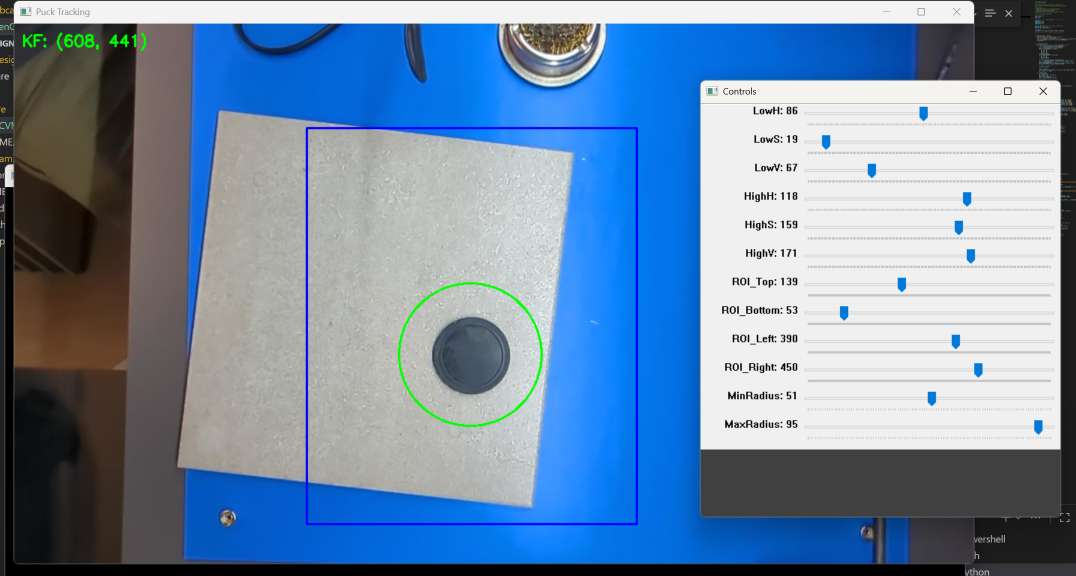
#> input picture Photos/Better settings.png, 2152 x 1152 px, given in place of the camera (shown at 1/2 size)
$ python OpenCVModel.py   (older library calls are emulated)
#> lines starting #> are read from the running program, lines starting #| are printed output that depends on the picture; after the words box and inside, x2 and y2 are one past the last pixel; in counts of white or black regions, pixels touching at a corner belong together
# Air Hockey Puck Tracker (Classical CV + Kalman + ROI)
# with interactive sliders for quick tuning (HSV, ROI, Radius)
# ROI: Region Of Interest
# pip install opencv-python numpy

import numpy as np
import time
import cv2

# -------------------- USER SETTINGS --------------------
CAM_INDEX = 0
FRAME_WIDTH = 1280
FRAME_HEIGHT = 720
TARGET_FPS = 60

# Initial HSV bounds (looser for slightly brighter puck)
PUCK_HSV_LOW  = [0, 0, 0]
PUCK_HSV_HIGH = [180, 120, 150]

# ROI defaults
ROI_MARGINS = dict(top=60, bottom=60, left=200, right=450)


# -----------------------------------------------------
# Helper to create ROI mask
def make_roi_mask(h, w, margins):
    """Build a uint8 mask: 255 inside ROI, 0 outside."""
    mask = np.zeros((h, w), dtype=np.uint8)
    t, b, l, r = margins["top"], margins["bottom"], margins["left"], margins["right"]
    cv2.rectangle(mask, (l, t), (w - r, h - b), 255, thickness=-1)
    return mask

# Simple 2D constant-velocity Kalman filter
class ConstantVelocityKF:
    """4-state Kalman filter: [x, y, vx, vy], measurement: [x, y]."""
    def __init__(self, init_xy=None, process_noise_pos=1e-2,
                 process_noise_vel=5e-1, meas_noise=3.0):
        self.kf = cv2.KalmanFilter(4, 2, 0, cv2.CV_32F)
        self.kf.transitionMatrix = np.array([
            [1, 0, 1, 0],
            [0, 1, 0, 1],
            [0, 0, 1, 0],
            [0, 0, 0, 1],
        ], dtype=np.float32)
        self.kf.measurementMatrix = np.array([
            [1, 0, 0, 0],
            [0, 1, 0, 0],
        ], dtype=np.float32)

        q = np.diag([process_noise_pos, process_noise_pos,
                     process_noise_vel, process_noise_vel]).astype(np.float32)
        self.kf.processNoiseCov = q
        self.kf.measurementNoiseCov = (meas_noise * np.eye(2, dtype=np.float32))
        self.kf.errorCovPost = np.eye(4, dtype=np.float32)

        if init_xy is not None:
            x, y = init_xy
        else:
            x, y = 0.0, 0.0
        self.kf.statePost = np.array([[x], [y], [0.0], [0.0]], dtype=np.float32)
        self._last_t = time.time()

    # [11 lines left out: functions _update_dt, predict, not called in this run]

    def correct(self, meas_x, meas_y):
        measurement = np.array([[np.float32(meas_x)], [np.float32(meas_y)]],
                               dtype=np.float32)
        est = self.kf.correct(measurement)
        return [float(est[i, 0]) for i in range(4)]


# ------------------ END OF KF CLASS -------------------
def nothing(x):
    pass

# Set up trackbars for HSV, ROI, radius
def setup_trackbars(h, w):
    cv2.namedWindow("Controls", cv2.WINDOW_NORMAL)

    # HSV thresholds
    cv2.createTrackbar("LowH", "Controls", PUCK_HSV_LOW[0], 180, nothing)
    cv2.createTrackbar("LowS", "Controls", PUCK_HSV_LOW[1], 255, nothing)
    cv2.createTrackbar("LowV", "Controls", PUCK_HSV_LOW[2], 255, nothing)
    cv2.createTrackbar("HighH", "Controls", PUCK_HSV_HIGH[0], 180, nothing)
    cv2.createTrackbar("HighS", "Controls", PUCK_HSV_HIGH[1], 255, nothing)
    cv2.createTrackbar("HighV", "Controls", PUCK_HSV_HIGH[2], 255, nothing)

    # ROI sliders
    cv2.createTrackbar("ROI_Top", "Controls", ROI_MARGINS["top"], h//2, nothing)
    cv2.createTrackbar("ROI_Bottom", "Controls", ROI_MARGINS["bottom"], h//2, nothing)
    cv2.createTrackbar("ROI_Left", "Controls", ROI_MARGINS["left"], w//2, nothing)
    cv2.createTrackbar("ROI_Right", "Controls", ROI_MARGINS["right"], w//2, nothing)

    # Radius filtering sliders
    cv2.createTrackbar("MinRadius", "Controls", 10, 100, nothing)
    cv2.createTrackbar("MaxRadius", "Controls", 40, 100, nothing)

# Read trackbar positions
def update_params(h, w):
    lowH = cv2.getTrackbarPos("LowH", "Controls")
    lowS = cv2.getTrackbarPos("LowS", "Controls")
    lowV = cv2.getTrackbarPos("LowV", "Controls")
    highH = cv2.getTrackbarPos("HighH", "Controls")
    highS = cv2.getTrackbarPos("HighS", "Controls")
    highV = cv2.getTrackbarPos("HighV", "Controls")

    roi_top = cv2.getTrackbarPos("ROI_Top", "Controls")
    roi_bottom = cv2.getTrackbarPos("ROI_Bottom", "Controls")
    roi_left = cv2.getTrackbarPos("ROI_Left", "Controls")
    roi_right = cv2.getTrackbarPos("ROI_Right", "Controls")

    min_radius = cv2.getTrackbarPos("MinRadius", "Controls")
    max_radius = cv2.getTrackbarPos("MaxRadius", "Controls")

    margins = dict(top=roi_top, bottom=roi_bottom,
                   left=roi_left, right=roi_right)

    return (np.array([lowH, lowS, lowV]),
            np.array([highH, highS, highV]),
            margins,
            min_radius,
            max_radius)


def main():
    cap = cv2.VideoCapture(CAM_INDEX)
    cap.set(cv2.CAP_PROP_FRAME_WIDTH, FRAME_WIDTH)
    cap.set(cv2.CAP_PROP_FRAME_HEIGHT, FRAME_HEIGHT)
    cap.set(cv2.CAP_PROP_FPS, TARGET_FPS)

    if not cap.isOpened():
        print("Error: cannot open camera")
        return

    ret, frame = cap.read()
#> frame is the input picture: shape (1152, 2152, 3); mean B, G, R 167.8, 140, 114.7
    if not ret:
        print("Error: cannot read from camera")
        return

    h, w = frame.shape[:2]
    kf = ConstantVelocityKF(init_xy=(w / 2, h / 2))

    fps_t = time.time()
    last_print_t = 0.0

    # Setup sliders
    setup_trackbars(h, w)

    while True:
        ret, frame = cap.read()
        if not ret:
            break

        # Read sliders each loop
        lowHSV, highHSV, margins, min_r, max_r = update_params(h, w)

        roi_mask = make_roi_mask(h, w, margins)
#> in make_roi_mask, `cv2.rectangle(mask, (l, t), (w - r, h - b), 255, thickness=-1)`:
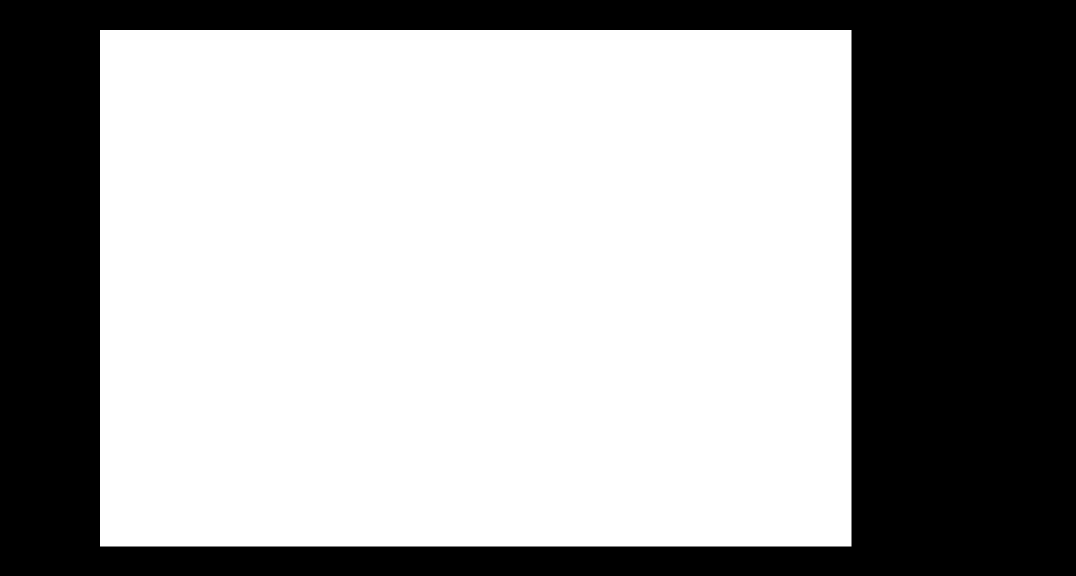
#> mask: shape (1152, 2152) (shown at 1/2 size); 62.6% white; 1 black region, box (x1, y1, x2, y2) and area: (0, 0, 2152, 1152) 926505

        blurred = cv2.GaussianBlur(frame, (5, 5), 0)
        hsv = cv2.cvtColor(blurred, cv2.COLOR_BGR2HSV)
#> hsv: shape (1152, 2152, 3); mean H, S, V 49.9, 80.8, 172.7

        # --- Color threshold ---
        mask_color = cv2.inRange(hsv, lowHSV, highHSV)
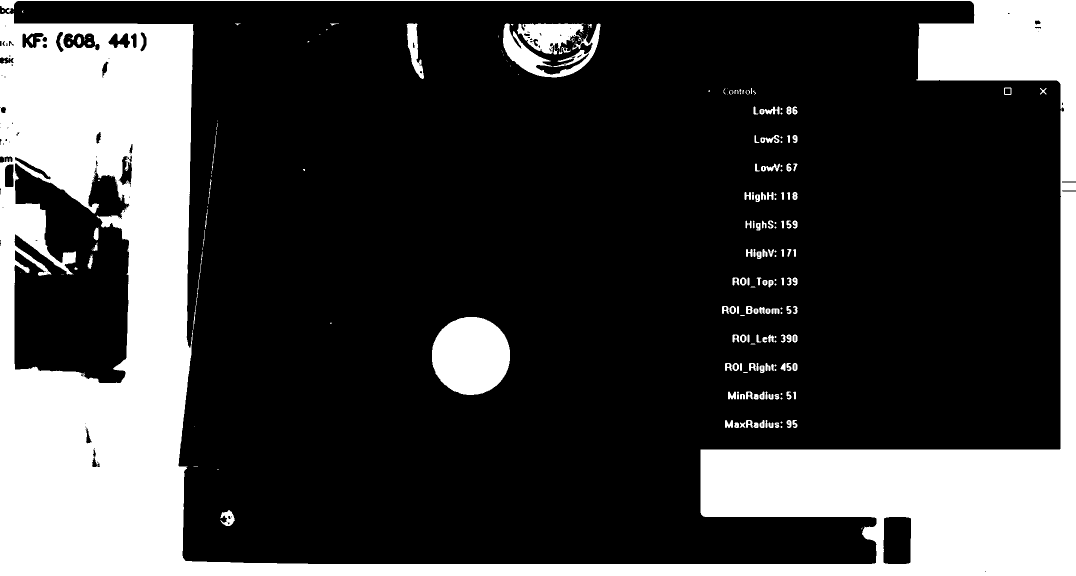
#> mask_color: shape (1152, 2152) (shown at 1/2 size); 25.3% white; 223 white regions (96 under 20 px), largest, box (x1, y1, x2, y2) and area: (0, 0, 2152, 1152) 581839, (864, 634, 1020, 790) 19239, (1006, 47, 1201, 155) 6231

        # --- Adaptive threshold fallback ---
        gray = cv2.cvtColor(blurred, cv2.COLOR_BGR2GRAY)
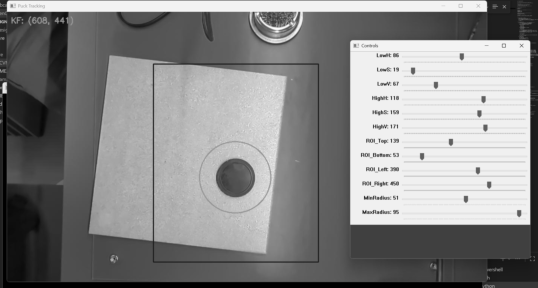
#> gray: shape (1152, 2152) (shown at 1/4 size); min 0, max 254, mean 135.6
        adaptive = cv2.adaptiveThreshold(
            gray, 255, cv2.ADAPTIVE_THRESH_GAUSSIAN_C, cv2.THRESH_BINARY_INV, 15, 5
        )
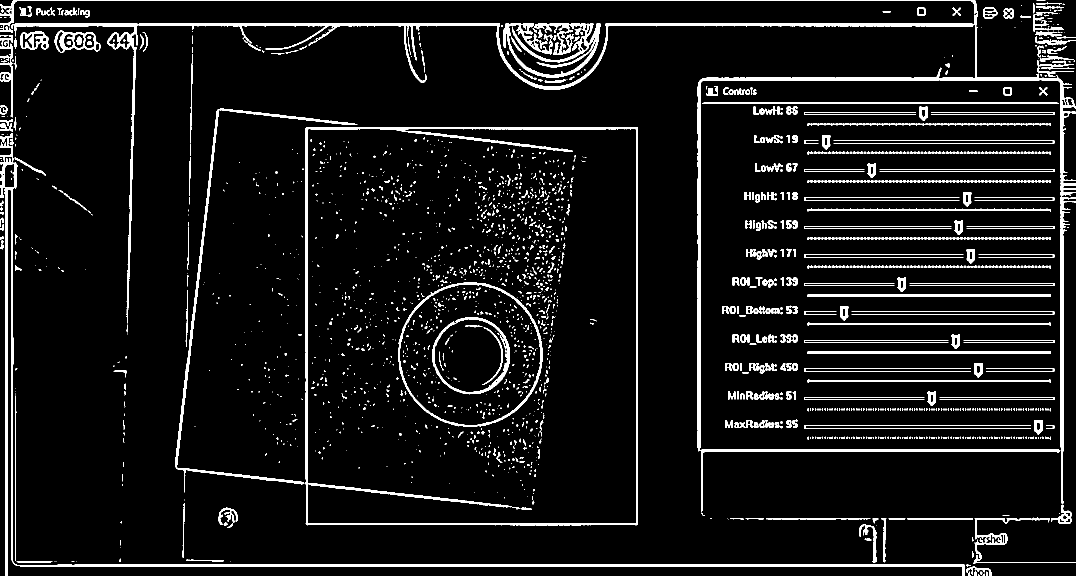
#> adaptive: shape (1152, 2152) (shown at 1/2 size); 7% white; 2365 white regions (1706 under 20 px), largest, box (x1, y1, x2, y2) and area: (0, 0, 2152, 1024) 39309, (611, 254, 1276, 1051) 16157, (0, 266, 1930, 1152) 15604

        # Combine (color OR adaptive), then ROI
        combined = cv2.bitwise_or(mask_color, adaptive)
#> combined: shape (1152, 2152); 29.3% white; 2153 white regions (1592 under 20 px), largest, box (x1, y1, x2, y2) and area: (0, 0, 2152, 1152) 608558, (864, 634, 1020, 790) 19240, (611, 254, 1276, 1051) 16157
        combined = cv2.bitwise_and(combined, roi_mask)
#> combined: shape (1152, 2152); 12.1% white; 1689 white regions (1341 under 20 px), largest, box (x1, y1, x2, y2) and area: (200, 60, 715, 1093) 165059, (1395, 155, 1703, 1034) 46829, (864, 634, 1020, 790) 19240

        # Morphological cleanup
        kernel = np.ones((5, 5), np.uint8)
        combined = cv2.morphologyEx(combined, cv2.MORPH_OPEN, kernel)
#> combined: shape (1152, 2152); 10.1% white; 145 white regions, largest, box (x1, y1, x2, y2) and area: (200, 60, 387, 1093) 159992, (1401, 899, 1703, 1034) 40745, (864, 634, 1020, 790) 19240
        combined = cv2.morphologyEx(combined, cv2.MORPH_DILATE, kernel)
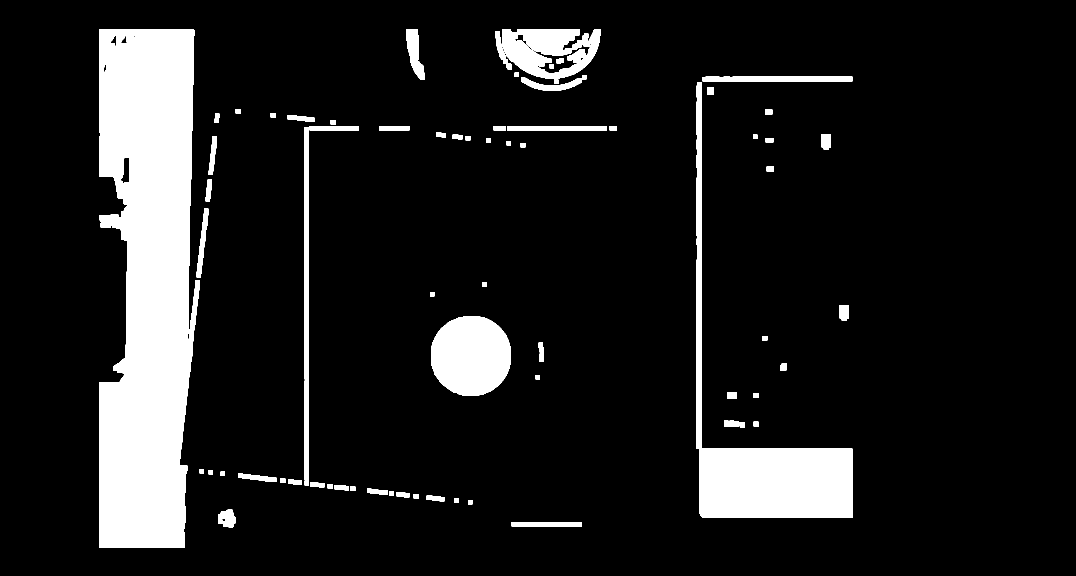
#> combined: shape (1152, 2152) (shown at 1/2 size); 11.4% white; 77 white regions

        # --- Find puck candidate ---
        contours, _ = cv2.findContours(combined, cv2.RETR_EXTERNAL, cv2.CHAIN_APPROX_SIMPLE)
#> contours = 77 contours; largest, box (x1, y1, x2, y2) and area: (198, 58, 400, 1095) 167572, (1393, 164, 1705, 1036) 48578, (862, 632, 1022, 792) 20274, (1004, 58, 1201, 157) 12346, (609, 254, 618, 759) 4032

        meas = None
        best_score = -1.0

        # Evaluate contours, pick best circular one within size range
        for cnt in contours:
            (x, y), rad = cv2.minEnclosingCircle(cnt)
            if rad < min_r or rad > max_r:
                continue

            area = cv2.contourArea(cnt)
            perimeter = max(1.0, cv2.arcLength(cnt, True))
            circularity = 4.0 * np.pi * (area / (perimeter * perimeter))
            score = circularity
            if score > best_score:
                best_score = score
                meas = (float(x), float(y), float(rad))
#> this loop made 77 passes
#> (x, y, rad, area, perimeter, circularity, score, best_score) on passes 3, 8, 11, 28, 36: (454.3, 1036.8, 20.28, 796, 138.3, 0.523, 0.523, 0.523), (805.5, 989, 13.46, 206, 67.66, 0.566, 0.566, 0.566), (745, 982, 12.08, 181, 61.66, 0.598, 0.598, 0.598), (1463.5, 790, 11.24, 223, 64.83, 0.667, 0.667, 0.667), (1687.5, 624.8, 16.78, 527, 94.49, 0.742, 0.742, 0.742)
#> after the loop, best_score = 0.742

        # Kalman predict + correct
        if meas is not None:
            fx, fy, vx, vy = kf.correct(meas[0], meas[1])
#> fx = 0; fy = 0; vx = 0; vy = 0
        else:
            fx, fy, vx, vy = kf.predict()

        # Visualization
        vis = frame.copy()
        cv2.circle(vis, (int(fx), int(fy)), int(max_r), (0, 255, 0), 2)
#> vis: shape (1152, 2152, 3); 0.01% of pixels changed, all inside (x1, y1, x2, y2) = (0, 0, 42, 42)
        cv2.rectangle(vis,
                      (margins["left"], margins["top"]),
                      (w - margins["right"], h - margins["bottom"]),
                      (255, 0, 0), 2)
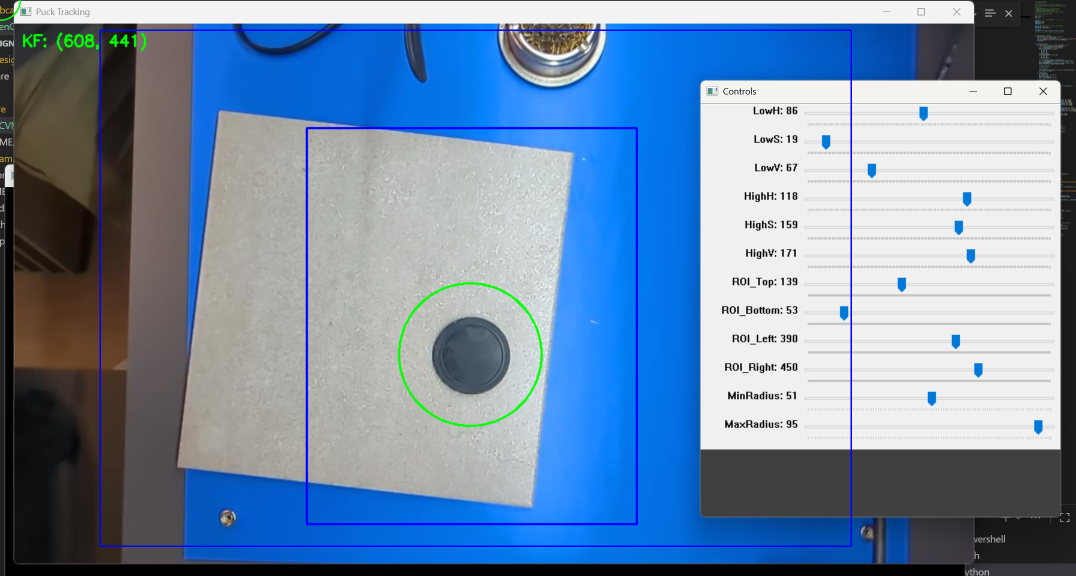
#> vis: shape (1152, 2152, 3) (shown at 1/2 size); mean B, G, R 168.3, 139.4, 114.3
        cv2.putText(vis, f"KF: ({int(fx)}, {int(fy)})", (10, 30),
                    cv2.FONT_HERSHEY_SIMPLEX, 0.7, (0, 255, 0), 2)
#> vis: shape (1152, 2152, 3); 0.03% of pixels changed, all inside (x1, y1, x2, y2) = (12, 12, 120, 37)

        cv2.imshow("Mask", combined)
        cv2.imshow("Puck Tracking", vis)

        now = time.time()
        # Print at most TARGET_FPS lines per second
        if now - last_print_t >= 1.0 / max(1, TARGET_FPS):
            print(f"{int(fx)},{int(fy)}", flush=True)
#| 0,0
            last_print_t = now

        key = cv2.waitKey(1) & 0xFF
#> (key q is pressed here)
        if key == 27 or key == ord('q'):
            break

        fps_t = now

    cap.release()
    cv2.destroyAllWindows()


if __name__ == "__main__":
    main()

$ run again, on Photos/Miss read.png
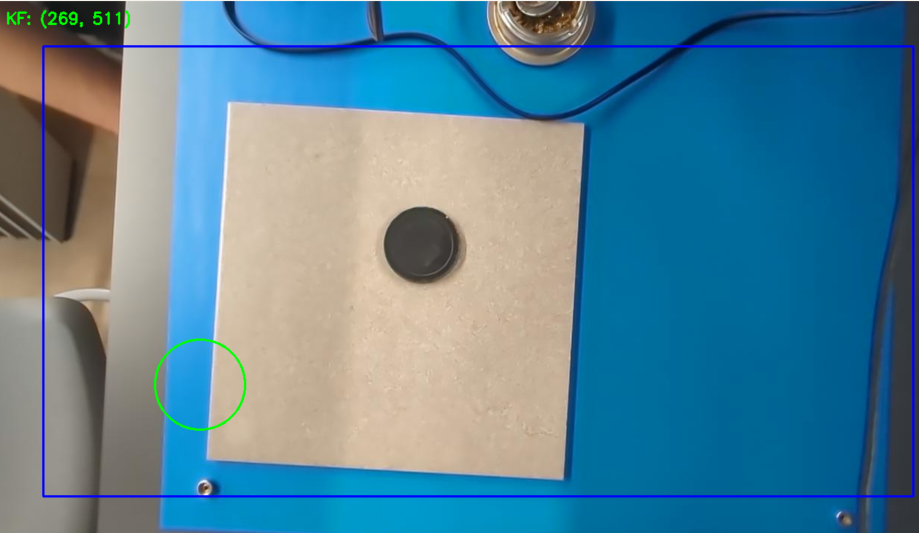
#> input picture Photos/Miss read.png, 1837 x 1066 px, given in place of the camera (shown at 1/2 size)
#> in main, frame is the input picture: shape (1066, 1837, 3); mean B, G, R 150.8, 130.7, 85.7
#> in make_roi_mask, `cv2.rectangle(mask, (l, t), (w - r, h - b), 255, thickness=-1)`:
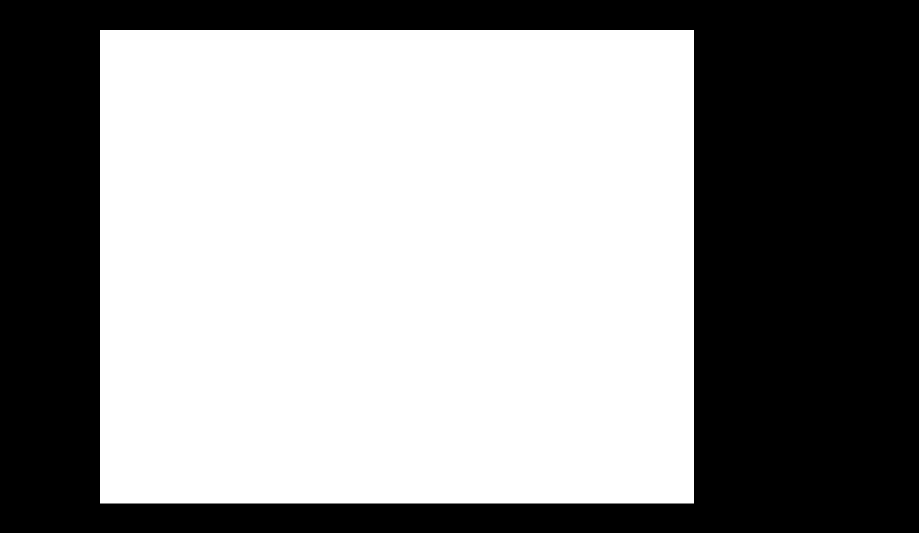
#> mask: shape (1066, 1837) (shown at 1/2 size); 57.5% white; 1 black region, box (x1, y1, x2, y2) and area: (0, 0, 1837, 1066) 833206
#> hsv: shape (1066, 1837, 3); mean H, S, V 64.6, 150.5, 167
#> mask_color: shape (1066, 1837); 13.9% white; 58 white regions (28 under 20 px), largest, box (x1, y1, x2, y2) and area: (90, 594, 331, 990) 66307, (0, 640, 422, 1066) 47272, (0, 2, 252, 591) 40924
#> adaptive: shape (1066, 1837); 3.9% white; 407 white regions (310 under 20 px), largest, box (x1, y1, x2, y2) and area: (0, 2, 1829, 995) 27522, (256, 2, 994, 88) 4413, (1111, 2, 1837, 78) 4332
#> contours = 56 contours; largest, box (x1, y1, x2, y2) and area: (198, 639, 336, 1009) 40390, (765, 411, 927, 571) 20293, (1017, 58, 1187, 138) 9362, (198, 272, 239, 560) 8454, (1125, 249, 1175, 958) 6292
#> the loop in main, `for cnt in contours:` made 56 passes
#> (cnt, x, y, rad, area, perimeter, circularity, score) on pass 2: ([[905, 988], [905, 996], [938, 996], [938, 988]], 921.5, 992, 16.98, 264, 82, 0.493, 0.493)
#> after the loop in main, `for cnt in contours:`: best_score = 0.603
#> fx = 0
#> in main, `cv2.rectangle(vis, (margins["left"], margins["top"]), (w - margins["ri..`:
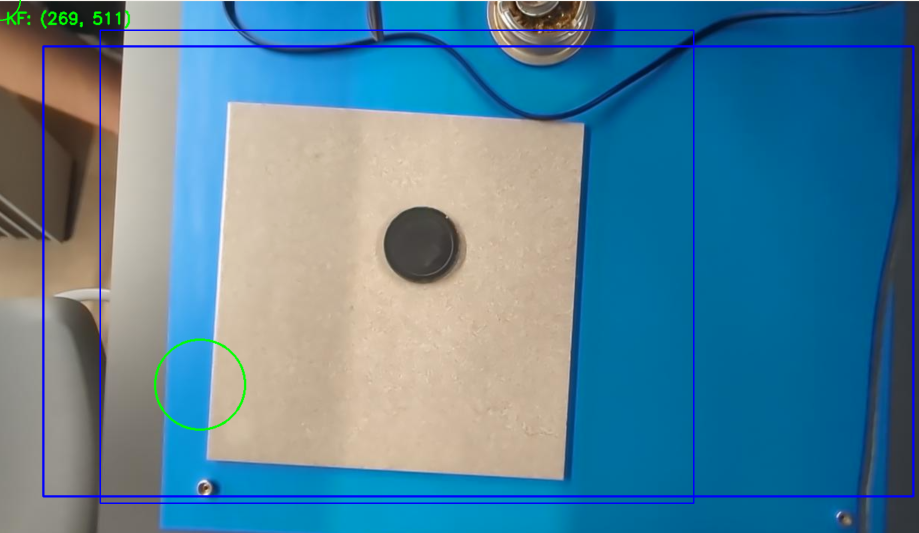
#> vis: shape (1066, 1837, 3) (shown at 1/2 size); mean B, G, R 151.5, 129.9, 85.4
#| 0,0
